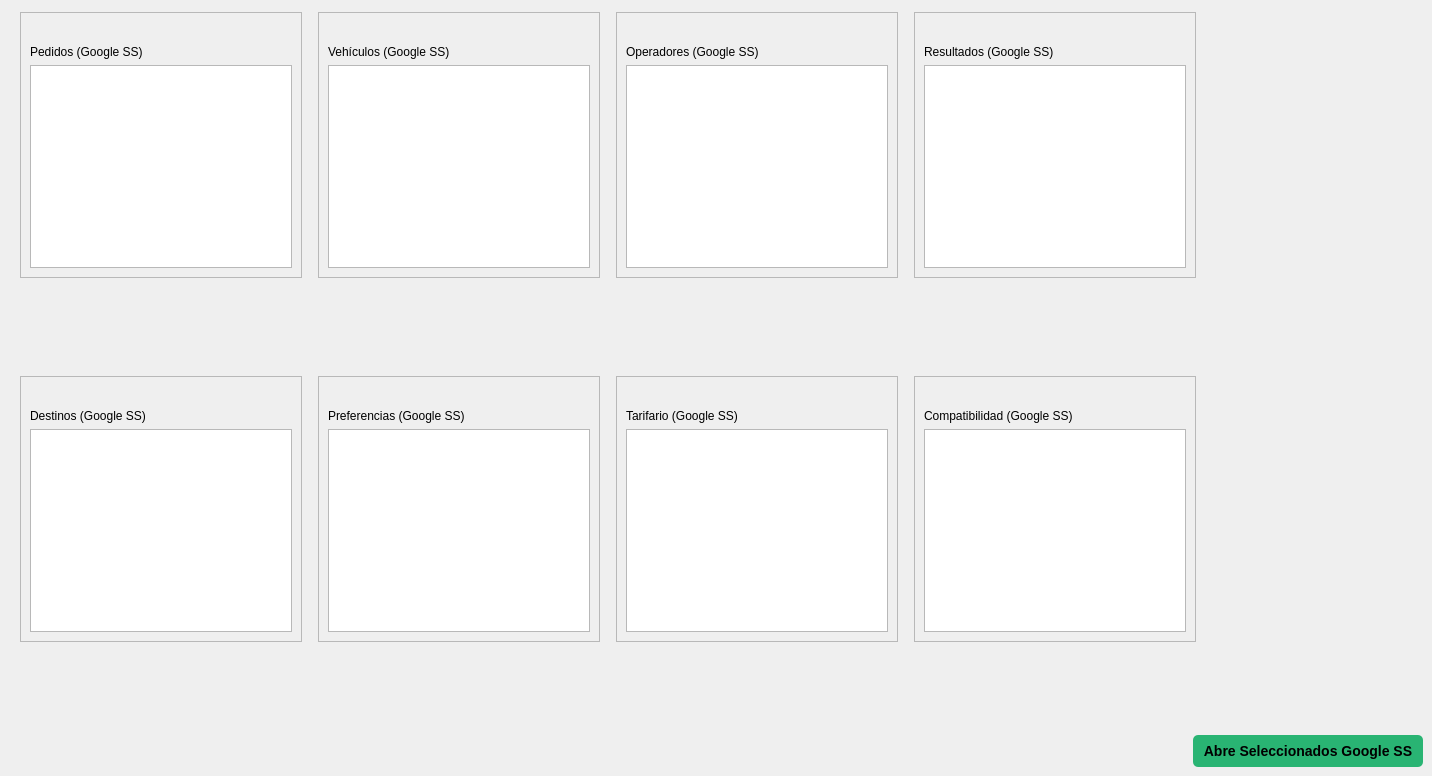
          <widget class="QWidget" name="tabGeneradorPreferencias">
           <attribute name="title">
            <string>1. Datos</string>
           </attribute>
           <widget class="QFrame" name="frame_21">
            <property name="geometry">
             <rect>
              <x>914</x>
              <y>12</y>
              <width>282</width>
              <height>266</height>
             </rect>
            </property>
            <property name="autoFillBackground">
             <bool>false</bool>
            </property>
            <property name="frameShape">
             <enum>QFrame::StyledPanel</enum>
            </property>
            <property name="frameShadow">
             <enum>QFrame::Raised</enum>
            </property>
            <layout class="QGridLayout" name="gridLayout_37">
             <item row="0" column="0">
              <widget class="QLabel" name="label_80">
               <property name="font">
                <font>
                 <pointsize>11</pointsize>
                 <weight>50</weight>
                 <bold>false</bold>
                </font>
               </property>
               <property name="text">
                <string/>
               </property>
               <property name="textFormat">
                <enum>Qt::AutoText</enum>
               </property>
               <property name="pixmap">
                <pixmap>:/28.png</pixmap>
               </property>
               <property name="scaledContents">
                <bool>false</bool>
               </property>
              </widget>
             </item>
             <item row="1" column="0">
              <widget class="QLabel" name="label_81">
               <property name="text">
                <string>Resultados (Google SS)</string>
               </property>
              </widget>
             </item>
             <item row="2" column="0">
              <widget class="QTableWidget" name="tableWidgetDatosSSResultados"/>
             </item>
            </layout>
           </widget>
           <widget class="QFrame" name="frame_23">
            <property name="geometry">
             <rect>
              <x>318</x>
              <y>376</y>
              <width>282</width>
              <height>266</height>
             </rect>
            </property>
            <property name="frameShape">
             <enum>QFrame::StyledPanel</enum>
            </property>
            <property name="frameShadow">
             <enum>QFrame::Raised</enum>
            </property>
            <layout class="QGridLayout" name="gridLayout_43">
             <item row="0" column="0">
              <widget class="QLabel" name="label_84">
               <property name="font">
                <font>
                 <pointsize>11</pointsize>
                 <weight>50</weight>
                 <bold>false</bold>
                </font>
               </property>
               <property name="text">
                <string/>
               </property>
               <property name="textFormat">
                <enum>Qt::AutoText</enum>
               </property>
               <property name="pixmap">
                <pixmap>:/28.png</pixmap>
               </property>
               <property name="scaledContents">
                <bool>false</bool>
               </property>
              </widget>
             </item>
             <item row="1" column="0">
              <widget class="QLabel" name="label_85">
               <property name="text">
                <string>Preferencias (Google SS)</string>
               </property>
              </widget>
             </item>
             <item row="2" column="0">
              <widget class="QTableWidget" name="tableWidgetDatosSSPreferencias"/>
             </item>
            </layout>
           </widget>
           <widget class="QFrame" name="frame_18">
            <property name="geometry">
             <rect>
              <x>20</x>
              <y>12</y>
              <width>282</width>
              <height>266</height>
             </rect>
            </property>
            <property name="frameShape">
             <enum>QFrame::StyledPanel</enum>
            </property>
            <property name="frameShadow">
             <enum>QFrame::Raised</enum>
            </property>
            <layout class="QGridLayout" name="gridLayout_4">
             <item row="0" column="0">
              <widget class="QLabel" name="label_74">
               <property name="font">
                <font>
                 <pointsize>11</pointsize>
                 <weight>50</weight>
                 <bold>false</bold>
                </font>
               </property>
               <property name="text">
                <string/>
               </property>
               <property name="textFormat">
                <enum>Qt::AutoText</enum>
               </property>
               <property name="pixmap">
                <pixmap>:/28.png</pixmap>
               </property>
               <property name="scaledContents">
                <bool>false</bool>
               </property>
              </widget>
             </item>
             <item row="1" column="0">
              <widget class="QLabel" name="label_75">
               <property name="text">
                <string>Pedidos (Google SS)</string>
               </property>
              </widget>
             </item>
             <item row="2" column="0">
              <widget class="QTableWidget" name="tableWidgetDatosSSPedidos"/>
             </item>
            </layout>
           </widget>
           <widget class="QFrame" name="frame_25">
            <property name="geometry">
             <rect>
              <x>914</x>
              <y>376</y>
              <width>282</width>
              <height>266</height>
             </rect>
            </property>
            <property name="frameShape">
             <enum>QFrame::StyledPanel</enum>
            </property>
            <property name="frameShadow">
             <enum>QFrame::Raised</enum>
            </property>
            <layout class="QGridLayout" name="gridLayout_45">
             <item row="0" column="0">
              <widget class="QLabel" name="label_88">
               <property name="font">
                <font>
                 <pointsize>11</pointsize>
                 <weight>50</weight>
                 <bold>false</bold>
                </font>
               </property>
               <property name="text">
                <string/>
               </property>
               <property name="textFormat">
                <enum>Qt::AutoText</enum>
               </property>
               <property name="pixmap">
                <pixmap>:/28.png</pixmap>
               </property>
               <property name="scaledContents">
                <bool>false</bool>
               </property>
              </widget>
             </item>
             <item row="1" column="0">
              <widget class="QLabel" name="label_89">
               <property name="text">
                <string>Compatibilidad (Google SS)</string>
               </property>
              </widget>
             </item>
             <item row="2" column="0">
              <widget class="QTableWidget" name="tableWidgetDatosSSCompatibilidad"/>
             </item>
            </layout>
           </widget>
           <widget class="QFrame" name="frame_24">
            <property name="geometry">
             <rect>
              <x>616</x>
              <y>376</y>
              <width>282</width>
              <height>266</height>
             </rect>
            </property>
            <property name="frameShape">
             <enum>QFrame::StyledPanel</enum>
            </property>
            <property name="frameShadow">
             <enum>QFrame::Raised</enum>
            </property>
            <layout class="QGridLayout" name="gridLayout_44">
             <item row="0" column="0">
              <widget class="QLabel" name="label_86">
               <property name="font">
                <font>
                 <pointsize>11</pointsize>
                 <weight>50</weight>
                 <bold>false</bold>
                </font>
               </property>
               <property name="text">
                <string/>
               </property>
               <property name="textFormat">
                <enum>Qt::AutoText</enum>
               </property>
               <property name="pixmap">
                <pixmap>:/28.png</pixmap>
               </property>
               <property name="scaledContents">
                <bool>false</bool>
               </property>
              </widget>
             </item>
             <item row="1" column="0">
              <widget class="QLabel" name="label_87">
               <property name="text">
                <string>Tarifario (Google SS)</string>
               </property>
              </widget>
             </item>
             <item row="2" column="0">
              <widget class="QTableWidget" name="tableWidgetDatosSSTarifario"/>
             </item>
            </layout>
           </widget>
           <widget class="QFrame" name="frame_22">
            <property name="geometry">
             <rect>
              <x>20</x>
              <y>376</y>
              <width>282</width>
              <height>266</height>
             </rect>
            </property>
            <property name="frameShape">
             <enum>QFrame::StyledPanel</enum>
            </property>
            <property name="frameShadow">
             <enum>QFrame::Raised</enum>
            </property>
            <layout class="QGridLayout" name="gridLayout_42">
             <item row="0" column="0">
              <widget class="QLabel" name="label_82">
               <property name="font">
                <font>
                 <pointsize>11</pointsize>
                 <weight>50</weight>
                 <bold>false</bold>
                </font>
               </property>
               <property name="text">
                <string/>
               </property>
               <property name="textFormat">
                <enum>Qt::AutoText</enum>
               </property>
               <property name="pixmap">
                <pixmap>:/28.png</pixmap>
               </property>
               <property name="scaledContents">
                <bool>false</bool>
               </property>
              </widget>
             </item>
             <item row="1" column="0">
              <widget class="QLabel" name="label_83">
               <property name="text">
                <string>Destinos (Google SS)</string>
               </property>
              </widget>
             </item>
             <item row="2" column="0">
              <widget class="QTableWidget" name="tableWidgetDatosSSDestinos"/>
             </item>
            </layout>
           </widget>
           <widget class="QFrame" name="frame_20">
            <property name="geometry">
             <rect>
              <x>616</x>
              <y>12</y>
              <width>282</width>
              <height>266</height>
             </rect>
            </property>
            <property name="frameShape">
             <enum>QFrame::StyledPanel</enum>
            </property>
            <property name="frameShadow">
             <enum>QFrame::Raised</enum>
            </property>
            <layout class="QGridLayout" name="gridLayout_34">
             <item row="0" column="0">
              <widget class="QLabel" name="label_78">
               <property name="font">
                <font>
                 <pointsize>11</pointsize>
                 <weight>50</weight>
                 <bold>false</bold>
                </font>
               </property>
               <property name="text">
                <string/>
               </property>
               <property name="textFormat">
                <enum>Qt::AutoText</enum>
               </property>
               <property name="pixmap">
                <pixmap>:/28.png</pixmap>
               </property>
               <property name="scaledContents">
                <bool>false</bool>
               </property>
              </widget>
             </item>
             <item row="1" column="0">
              <widget class="QLabel" name="label_79">
               <property name="text">
                <string>Operadores (Google SS)</string>
               </property>
              </widget>
             </item>
             <item row="2" column="0">
              <widget class="QTableWidget" name="tableWidgetDatosSSOperadores"/>
             </item>
            </layout>
           </widget>
           <widget class="QFrame" name="frame_19">
            <property name="geometry">
             <rect>
              <x>318</x>
              <y>12</y>
              <width>282</width>
              <height>266</height>
             </rect>
            </property>
            <property name="frameShape">
             <enum>QFrame::StyledPanel</enum>
            </property>
            <property name="frameShadow">
             <enum>QFrame::Raised</enum>
            </property>
            <layout class="QGridLayout" name="gridLayout_27">
             <item row="0" column="0">
              <widget class="QLabel" name="label_76">
               <property name="font">
                <font>
                 <pointsize>11</pointsize>
                 <weight>50</weight>
                 <bold>false</bold>
                </font>
               </property>
               <property name="text">
                <string/>
               </property>
               <property name="textFormat">
                <enum>Qt::AutoText</enum>
               </property>
               <property name="pixmap">
                <pixmap>:/28.png</pixmap>
               </property>
               <property name="scaledContents">
                <bool>false</bool>
               </property>
              </widget>
             </item>
             <item row="1" column="0">
              <widget class="QLabel" name="label_77">
               <property name="text">
                <string>Vehículos (Google SS)</string>
               </property>
              </widget>
             </item>
             <item row="2" column="0">
              <widget class="QTableWidget" name="tableWidgetDatosSSVehiculos"/>
             </item>
            </layout>
           </widget>
           <widget class="QPushButton" name="pushButtonGeneradorDatosAbreSeleccionados">
            <property name="geometry">
             <rect>
              <x>1193</x>
              <y>735</y>
              <width>230</width>
              <height>32</height>
             </rect>
            </property>
            <property name="styleSheet">
             <string notr="true">QPushButton#pushButtonGeneradorDatosAbreSeleccionados {
background-color: rgb(41, 180, 115);
border-radius: 5px;
font: bold 14px;
padding: 5px;
} </string>
            </property>
            <property name="text">
             <string>Abre Seleccionados Google SS</string>
            </property>
           </widget>
          </widget>
